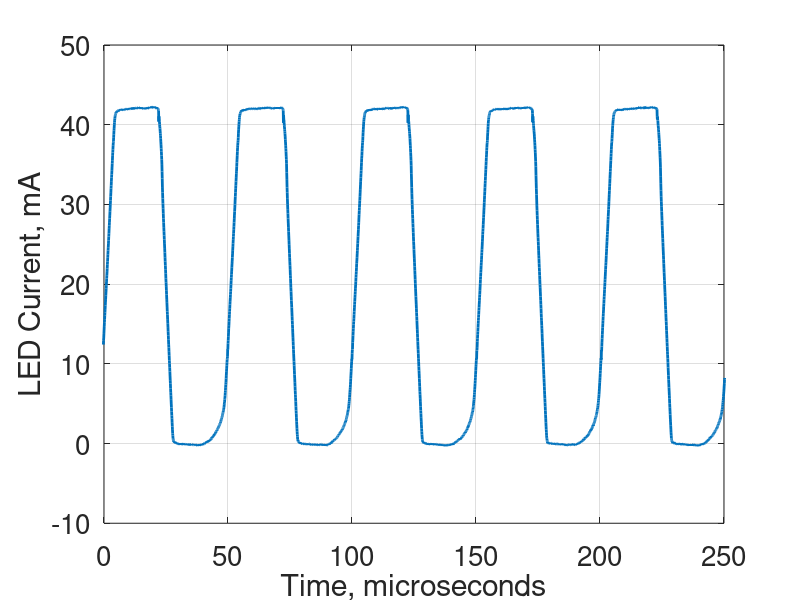

Source code (MATLAB):
%% Task4 Experimental Plots
close all;

data = csvread('transmitter_exper_current.csv');
time = data(:,1);
current = data(:, 2);

plot(time * 1e6, current * 1e3, 'linewidth', 2);
set(gca, 'fontsize', 20);
% title('Experimental Optical Link Transmitter LED Current');
xlabel('Time, microseconds');
ylabel('LED Current, mA');
grid on;
xlim([0, 250]);